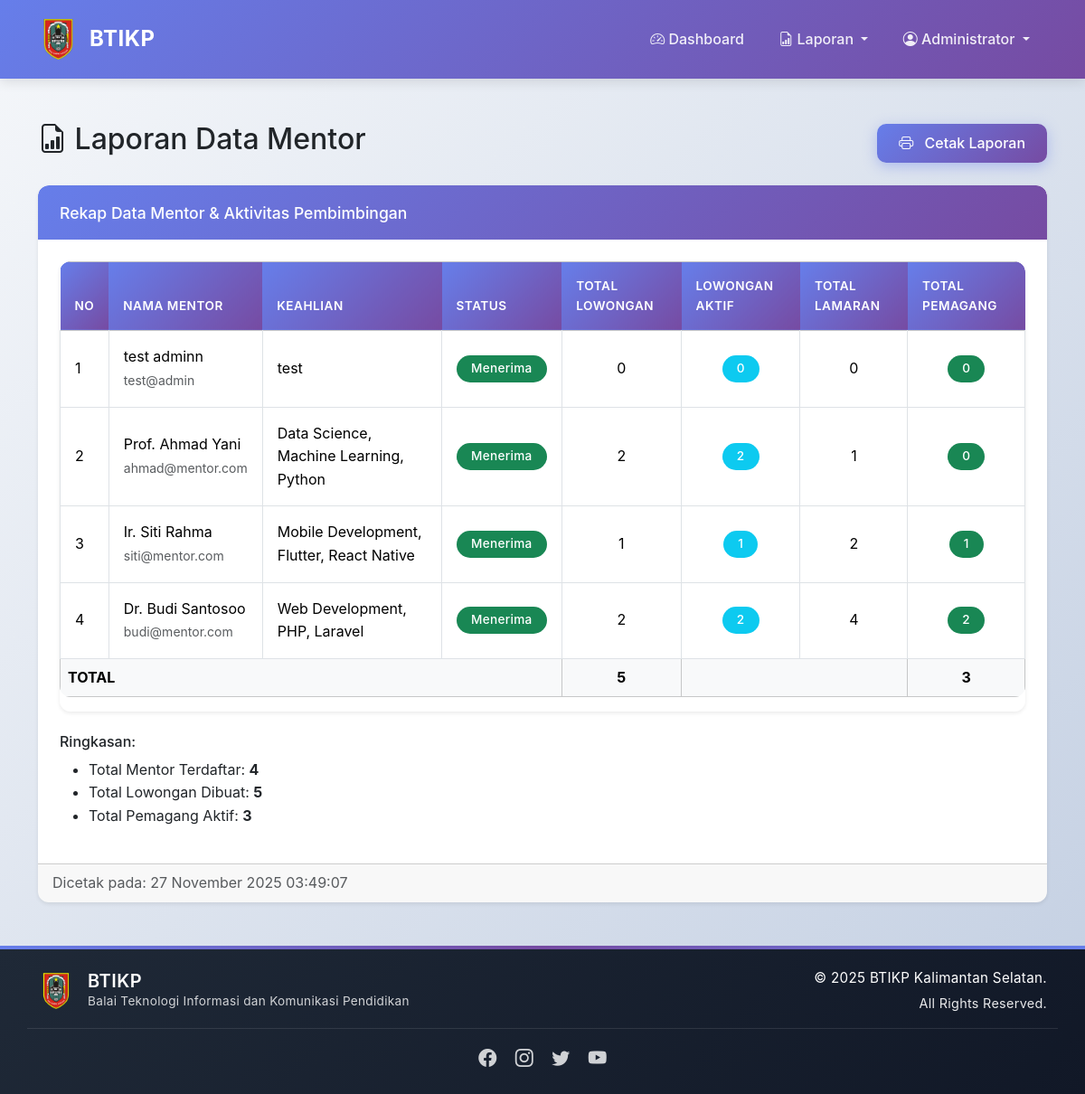
The app's page /pages/laporan2.php (signed in) with its own data.
### tables this page shows
CREATE TABLE `mentors` (
  `user_id` int(11) NOT NULL,
  `keahlian` varchar(255) NOT NULL,
  `bio` text,
  `status_open` tinyint(1) DEFAULT '1',
  `foto` varchar(255) DEFAULT NULL
);

CREATE TABLE `users` (
  `id` int(11) NOT NULL,
  `nama` varchar(100) NOT NULL,
  `email` varchar(100) NOT NULL,
  `password` varchar(255) NOT NULL,
  `role` enum('mahasiswa','mentor','admin') NOT NULL,
  `created_at` datetime DEFAULT CURRENT_TIMESTAMP
);

### pages/laporan2.php (the view, shortened to what this page needs)
<?php
require_once '../config/database.php';
include '../includes/header.php';
$query = "SELECT u.*, m.keahlian, m.status_open,
          (SELECT COUNT(*) FROM lowongan WHERE mentor_id = u.id) as total_lowongan,
          (SELECT COUNT(*) FROM lowongan WHERE mentor_id = u.id AND status = 'open') as lowongan_aktif,
          (SELECT COUNT(*) FROM lamaran WHERE mentor_id = u.id) as total_lamaran,
          (SELECT COUNT(*) FROM lamaran WHERE mentor_id = u.id AND status = 'diterima') as total_pemagang
          FROM users u
          JOIN mentors m ON u.id = m.user_id
          WHERE u.role = 'mentor'
          ORDER BY u.id DESC";
$result = mysqli_query($conn, $query);
?>
<div class="container my-5">
    <div class="d-flex justify-content-between align-items-center mb-4">
        <h2><i class="bi bi-file-earmark-bar-graph"></i> Laporan Data Mentor</h2>
        <button onclick="window.print()" class="btn btn-primary">
            <i class="bi bi-printer"></i> Cetak Laporan
        </button>
    </div>
    <div class="card">
        <div class="card-header bg-success text-white">
            <h5 class="mb-0">Rekap Data Mentor & Aktivitas Pembimbingan</h5>
        </div>
        <div class="card-body">
            <div class="table-responsive">
                <table class="table table-bordered">
                    <thead class="table-light">
                        <tr>
                            <th>No</th>
                            <th>Nama Mentor</th>
                            <th>Keahlian</th>
                            <th>Status</th>
                            <th>Total Lowongan</th>
                            <th>Lowongan Aktif</th>
                            <th>Total Lamaran</th>
                            <th>Total Pemagang</th>
                        </tr>
                    </thead>
                    <tbody>
                        <?php
                        $no = 1;
                        $total_mentor = 0;
                        $total_lowongan_all = 0;
                        $total_pemagang_all = 0;
                        while ($row = mysqli_fetch_assoc($result)):
                            $total_mentor++;
                            $total_lowongan_all += $row['total_lowongan'];
                            $total_pemagang_all += $row['total_pemagang'];
                        ?>
                        <tr>
                            <td><?= $no++ ?></td>
                            <td>
                                <?= $row['nama'] ?><br>
                                <small class="text-muted"><?= $row['email'] ?></small>
                            </td>
                            <td><?= $row['keahlian'] ?></td>
                            <td>
                                <?php if ($row['status_open']): ?>
                                    <span class="badge bg-success">Menerima</span>
                                <?php else: ?>
                                    <span class="badge bg-secondary">Tutup</span>
                                <?php endif; ?>
                            </td>
                            <td class="text-center"><?= $row['total_lowongan'] ?></td>
                            <td class="text-center">
                                <span class="badge bg-info"><?= $row['lowongan_aktif'] ?></span>
                            </td>
                            <td class="text-center"><?= $row['total_lamaran'] ?></td>
                            <td class="text-center">
                                <span class="badge bg-success"><?= $row['total_pemagang'] ?></span>
                            </td>
                        </tr>
                        <?php endwhile; ?>
                    </tbody>
                    <tfoot class="table-light">
                        <tr>
                            <th colspan="4">TOTAL</th>
                            <th class="text-center"><?= $total_lowongan_all ?></th>
                            <th colspan="2"></th>
                            <th class="text-center"><?= $total_pemagang_all ?></th>
                        </tr>
                    </tfoot>
                </table>
            </div>
            <div class="mt-4">
                <h6>Ringkasan:</h6>
                <ul>
                    <li>Total Mentor Terdaftar: <strong><?= $total_mentor ?></strong></li>
                    <li>Total Lowongan Dibuat: <strong><?= $total_lowongan_all ?></strong></li>
                    <li>Total Pemagang Aktif: <strong><?= $total_pemagang_all ?></strong></li>
                </ul>
            </div>
        </div>
        <div class="card-footer text-muted">
            Dicetak pada: <?= date('d F Y H:i:s') ?>
        </div>
    </div>
</div>
<?php include '../includes/footer.php'; ?>

### assets/css/style.css (style rules this page uses)
:root { --primary-color: #0d6efd; --primary-dark: #0a58ca; --secondary-color: #6c757d; --success-color: #198754; --info-color: #0dcaf0; --warning-color: #ffc107; --danger-color: #dc3545; --light-bg: #f8f9fa; --dark-text: #212529; --shadow-sm: 0 2px 4px rgba(0,0,0,0.08); --shadow-md: 0 4px 12px rgba(0,0,0,0.1); --shadow-lg: 0 8px 24px rgba(0,0,0,0.12); --border-radius: 12px; --transition: all 0.3s cubic-bezier(0.4, 0, 0.2, 1); }
* { margin: 0; padding: 0; box-sizing: border-box; }
body { font-family: 'Inter', -apple-system, BlinkMacSystemFont, 'Segoe UI', Roboto, 'Helvetica Neue', Arial, sans-serif; line-height: 1.6; color: var(--dark-text); background: linear-gradient(135deg, #f5f7fa 0%, #c3cfe2 100%); min-height: 100vh; overflow-x: hidden; }
html { scroll-behavior: smooth; }
.card { border: none; border-radius: var(--border-radius); box-shadow: var(--shadow-sm); transition: var(--transition); overflow: hidden; background: white; margin-bottom: 1.5rem; }
.card-header { border: none; border-radius: var(--border-radius) var(--border-radius) 0 0 !important; font-weight: 600; padding: 1.2rem 1.5rem; background: linear-gradient(135deg, #667eea 0%, #764ba2 100%); color: white; }
.card-header h5 { margin: 0; font-size: 1.1rem; }
.card-body { padding: 1.5rem; }
.btn { border-radius: 10px; padding: 0.6rem 1.5rem; font-weight: 500; transition: var(--transition); border: none; position: relative; overflow: hidden; z-index: 1; }
.btn::before { content: ''; position: absolute; top: 50%; left: 50%; width: 0; height: 0; border-radius: 50%; background: rgba(255, 255, 255, 0.3); transform: translate(-50%, -50%); transition: width 0.6s, height 0.6s; z-index: -1; }
.btn-primary { background: linear-gradient(135deg, #667eea 0%, #764ba2 100%); box-shadow: 0 4px 15px rgba(102, 126, 234, 0.4); }
.badge { padding: 0.5rem 1rem; border-radius: 20px; font-weight: 500; font-size: 0.85rem; letter-spacing: 0.3px; }
.table { border-radius: var(--border-radius); overflow: hidden; }
.table thead th { background: linear-gradient(135deg, #667eea 0%, #764ba2 100%); color: white; border: none; font-weight: 600; padding: 1rem; text-transform: uppercase; font-size: 0.85rem; letter-spacing: 0.5px; }
.table tbody tr { transition: var(--transition); }
.table tbody td { padding: 1rem; vertical-align: middle; }
.table-responsive { border-radius: var(--border-radius); box-shadow: var(--shadow-sm); }
.container { animation: fadeIn 0.6s ease; }
.bi { transition: var(--transition); }
.card-title .bi, .btn .bi { margin-right: 0.5rem; }

### records on screen
mentors: user_id.nama "test adminn", user_id.email "test@admin", keahlian "test", status_open "Menerima", total_lowongan "0", lowongan_aktif "0", total_lamaran "0", total_pemagang "0"
mentors: user_id.nama "Prof. Ahmad Yani", user_id.email "ahmad@mentor.com", keahlian "Data Science, Machine Learning, Python", status_open "Menerima", total_lowongan "2", lowongan_aktif "2", total_lamaran "1", total_pemagang "0"
mentors: user_id.nama "Ir. Siti Rahma", user_id.email "siti@mentor.com", keahlian "Mobile Development, Flutter, React Native", status_open "Menerima", total_lowongan "1", lowongan_aktif "1", total_lamaran "2", total_pemagang "1"
mentors: user_id.nama "Dr. Budi Santosoo", user_id.email "budi@mentor.com", keahlian "Web Development, PHP, Laravel", status_open "Menerima", total_lowongan "2", lowongan_aktif "2", total_lamaran "4", total_pemagang "2"

### other values on screen
$_SESSION['nama'] "Administrator"
$total_lowongan_all "5"
$total_pemagang_all "3"
$total_mentor "4"
